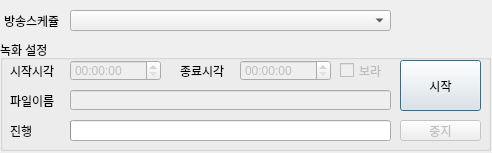
<?xml version="1.0" encoding="UTF-8"?>
<ui version="4.0">
 <class>Dialog</class>
 <widget class="QDialog" name="Dialog">
  <property name="enabled">
   <bool>true</bool>
  </property>
  <property name="geometry">
   <rect>
    <x>0</x>
    <y>0</y>
    <width>492</width>
    <height>153</height>
   </rect>
  </property>
  <property name="windowTitle">
   <string>CoolFM Recoder (KBS Radio 89.1Mhz)</string>
  </property>
  <widget class="QGroupBox" name="groupBox">
   <property name="geometry">
    <rect>
     <x>0</x>
     <y>40</y>
     <width>491</width>
     <height>111</height>
    </rect>
   </property>
   <property name="title">
    <string>녹화 설정</string>
   </property>
   <widget class="QTimeEdit" name="timeEdit_StartTm">
    <property name="enabled">
     <bool>false</bool>
    </property>
    <property name="geometry">
     <rect>
      <x>70</x>
      <y>20</y>
      <width>91</width>
      <height>21</height>
     </rect>
    </property>
    <property name="currentSection">
     <enum>QDateTimeEdit::HourSection</enum>
    </property>
    <property name="displayFormat">
     <string>HH:mm:ss</string>
    </property>
    <property name="calendarPopup">
     <bool>false</bool>
    </property>
    <property name="time">
     <time>
      <hour>0</hour>
      <minute>0</minute>
      <second>0</second>
     </time>
    </property>
   </widget>
   <widget class="QLabel" name="label_2">
    <property name="geometry">
     <rect>
      <x>10</x>
      <y>20</y>
      <width>51</width>
      <height>21</height>
     </rect>
    </property>
    <property name="text">
     <string>시작시각</string>
    </property>
   </widget>
   <widget class="QLabel" name="label_3">
    <property name="geometry">
     <rect>
      <x>10</x>
      <y>50</y>
      <width>51</width>
      <height>21</height>
     </rect>
    </property>
    <property name="text">
     <string>파일이름</string>
    </property>
   </widget>
   <widget class="QTimeEdit" name="timeEdit_EndTm">
    <property name="enabled">
     <bool>false</bool>
    </property>
    <property name="geometry">
     <rect>
      <x>240</x>
      <y>20</y>
      <width>91</width>
      <height>21</height>
     </rect>
    </property>
    <property name="currentSection">
     <enum>QDateTimeEdit::HourSection</enum>
    </property>
    <property name="displayFormat">
     <string>HH:mm:ss</string>
    </property>
    <property name="calendarPopup">
     <bool>false</bool>
    </property>
    <property name="time">
     <time>
      <hour>0</hour>
      <minute>0</minute>
      <second>0</second>
     </time>
    </property>
   </widget>
   <widget class="QLabel" name="label_5">
    <property name="geometry">
     <rect>
      <x>180</x>
      <y>20</y>
      <width>51</width>
      <height>21</height>
     </rect>
    </property>
    <property name="text">
     <string>종료시각</string>
    </property>
   </widget>
   <widget class="QLineEdit" name="lineEdit_FileName">
    <property name="enabled">
     <bool>false</bool>
    </property>
    <property name="geometry">
     <rect>
      <x>70</x>
      <y>50</y>
      <width>321</width>
      <height>20</height>
     </rect>
    </property>
   </widget>
   <widget class="QPushButton" name="pushButton_Start">
    <property name="geometry">
     <rect>
      <x>400</x>
      <y>20</y>
      <width>81</width>
      <height>51</height>
     </rect>
    </property>
    <property name="text">
     <string>시작</string>
    </property>
    <property name="checkable">
     <bool>false</bool>
    </property>
    <property name="checked">
     <bool>false</bool>
    </property>
    <property name="autoRepeat">
     <bool>false</bool>
    </property>
    <property name="autoExclusive">
     <bool>false</bool>
    </property>
    <property name="flat">
     <bool>false</bool>
    </property>
   </widget>
   <widget class="QProgressBar" name="progressBar">
    <property name="geometry">
     <rect>
      <x>70</x>
      <y>80</y>
      <width>321</width>
      <height>21</height>
     </rect>
    </property>
    <property name="maximum">
     <number>100</number>
    </property>
    <property name="value">
     <number>0</number>
    </property>
    <property name="alignment">
     <set>Qt::AlignJustify|Qt::AlignVCenter</set>
    </property>
    <property name="format">
     <string/>
    </property>
   </widget>
   <widget class="QLabel" name="label_4">
    <property name="geometry">
     <rect>
      <x>10</x>
      <y>80</y>
      <width>31</width>
      <height>21</height>
     </rect>
    </property>
    <property name="text">
     <string>진행</string>
    </property>
   </widget>
   <widget class="QPushButton" name="pushButton_Stop">
    <property name="enabled">
     <bool>false</bool>
    </property>
    <property name="geometry">
     <rect>
      <x>400</x>
      <y>80</y>
      <width>81</width>
      <height>21</height>
     </rect>
    </property>
    <property name="text">
     <string>중지</string>
    </property>
   </widget>
   <widget class="QCheckBox" name="checkBox_Open">
    <property name="enabled">
     <bool>false</bool>
    </property>
    <property name="geometry">
     <rect>
      <x>340</x>
      <y>20</y>
      <width>51</width>
      <height>21</height>
     </rect>
    </property>
    <property name="text">
     <string>보라</string>
    </property>
   </widget>
  </widget>
  <widget class="QComboBox" name="comboBox_Schedule">
   <property name="geometry">
    <rect>
     <x>70</x>
     <y>10</y>
     <width>321</width>
     <height>21</height>
    </rect>
   </property>
  </widget>
  <widget class="QLabel" name="label">
   <property name="geometry">
    <rect>
     <x>4</x>
     <y>10</y>
     <width>60</width>
     <height>21</height>
    </rect>
   </property>
   <property name="text">
    <string>방송스케쥴</string>
   </property>
  </widget>
  <widget class="QPlainTextEdit" name="plainTextEditLogger">
   <property name="geometry">
    <rect>
     <x>0</x>
     <y>160</y>
     <width>491</width>
     <height>271</height>
    </rect>
   </property>
  </widget>
 </widget>
 <tabstops>
  <tabstop>comboBox_Schedule</tabstop>
  <tabstop>timeEdit_StartTm</tabstop>
  <tabstop>timeEdit_EndTm</tabstop>
  <tabstop>checkBox_Open</tabstop>
  <tabstop>lineEdit_FileName</tabstop>
  <tabstop>pushButton_Start</tabstop>
  <tabstop>pushButton_Stop</tabstop>
 </tabstops>
 <resources/>
 <connections>
  <connection>
   <sender>comboBox_Schedule</sender>
   <signal>currentIndexChanged(int)</signal>
   <receiver>Dialog</receiver>
   <slot>setRecInfo(int)</slot>
   <hints>
    <hint type="sourcelabel">
     <x>325</x>
     <y>12</y>
    </hint>
    <hint type="destinationlabel">
     <x>428</x>
     <y>29</y>
    </hint>
   </hints>
  </connection>
  <connection>
   <sender>pushButton_Start</sender>
   <signal>clicked()</signal>
   <receiver>Dialog</receiver>
   <slot>tryRecording()</slot>
   <hints>
    <hint type="sourcelabel">
     <x>448</x>
     <y>84</y>
    </hint>
    <hint type="destinationlabel">
     <x>528</x>
     <y>78</y>
    </hint>
   </hints>
  </connection>
  <connection>
   <sender>pushButton_Stop</sender>
   <signal>clicked()</signal>
   <receiver>Dialog</receiver>
   <slot>stopRecording()</slot>
   <hints>
    <hint type="sourcelabel">
     <x>442</x>
     <y>128</y>
    </hint>
    <hint type="destinationlabel">
     <x>532</x>
     <y>134</y>
    </hint>
   </hints>
  </connection>
 </connections>
 <slots>
  <slot>setRecInfo(int)</slot>
  <slot>tryRecording()</slot>
  <slot>stopRecording()</slot>
 </slots>
</ui>
